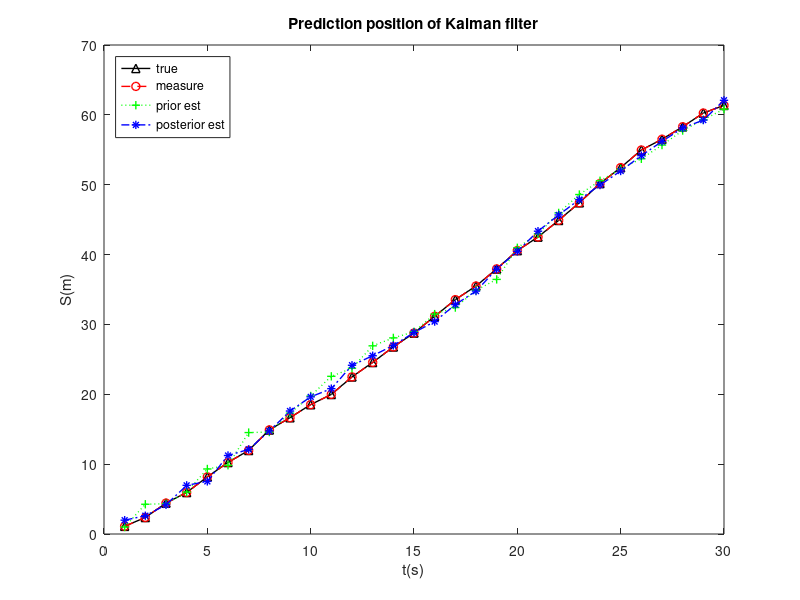
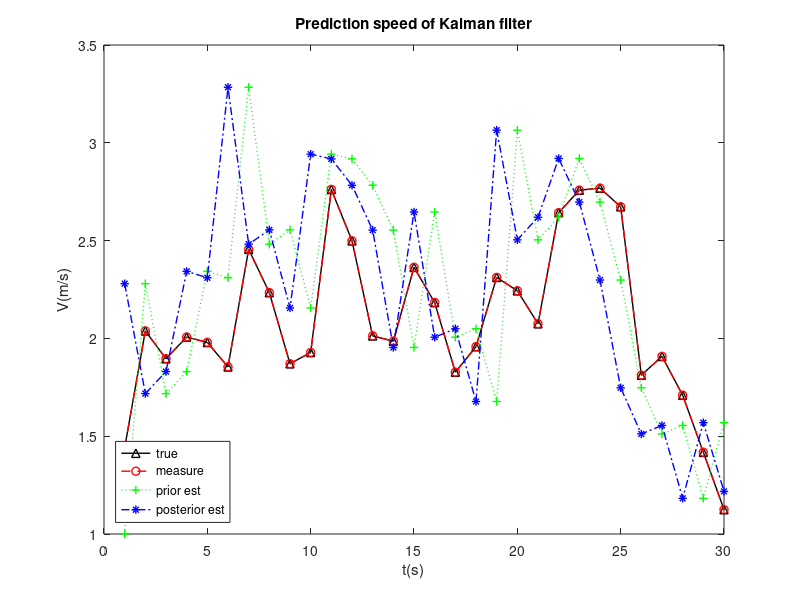

The MATLAB source for these figures, in order:
clc 
clear all
close  all;

%% 迭代设定
delta_t=1;%采样周期   
step=1:delta_t:30;%迭代第一步，采样周期和最后一步
N =length(step);%迭代次数

%%  矩阵的设定
A=[1 1;0 1];%状态转移矩阵（表示状态变量从上一步到这一步的变化）
B=[]; %控制输入矩阵
H=[1 0;0 1];%实际测量的状态转移矩阵（表示状态变量到测量变量的转移过程）

Q=[0.1 0;0 0.1];%过程噪声（表示模型的不确定性）
R=[1 0;0 1];%测量噪声（表示测量的不确定性）

% 初始化
X0=[0;1];%初始位置和速度
P0=[1,0;0,1];%状态估计误差的协方差矩阵初始化
X_true=X0; %状态实际值初始化
X_posterior=X0;%后验估计初始化
P_posterior=P0;%后验状态估计误差的协方差矩阵初始化

%开始记录状态变量
speed_true = [];
position_true = [];

speed_measure = [];
position_measure = [];

speed_prior_est = [];
position_prior_est = [];

speed_posterior_est = [];
position_posterior_est = [];

%%Kalman filter的预测和校正的迭代过程
for i=1:N
    %生成真实值并保存
    w=sqrt(0.1)*randn(2,1);%生成方差（统计学中的方差相当于工程上的误差）为0.1,均值为0，服从高斯分布的过程噪声（2*1维）
    X_true=A*X_true+w;
    position_true(i,1)=X_true(1); %保存这一步的真实位置
    speed_true(i,1)=X_true(2); %保存这一步的真实速度
    
    %生成测量值
    v=sqrt(1)*randn(2,1); %生成方差为1,均值为0，服从高斯分布的测量噪声（2*1维）
    Z_measure=H*X_true+v; %状态变量的测量值=真值+测量噪声（这是仿真数据，实际中应直接通过实验采集的数据值作为测量值）
    position_measure(i,1)=X_true(1);
    speed_measure(i,1)=X_true(2);
    
    %先验估计
    X_prior=A*X_posterior; %①
    position_prior_est(i,1)=X_prior(1);
    speed_prior_est(i,1)=X_prior(2);
    
    %计算先验状态估计误差的协方差矩阵
    P_prior=A*P_posterior*A'+Q ; %②
    
    %计算卡尔曼增益
    K = (P_prior * H')/(H * P_prior * H' + R);  %③
    
    %后验估计
    X_posterior=X_prior+K*(Z_measure-H*X_prior);  %④
    position_posterior_est(i,1)=X_posterior(1);
    speed_posterior_est(i,1)=X_posterior(2);
    
    %更新状态估计误差的协方差矩阵
    Pk = (eye(2)-K*H)*P_prior;  %⑤
end




%% 可视化
figure %位置可视化
plot(step,position_true,'-^k','linewidth',1);
hold on
plot(step,position_measure,'--or','linewidth',1);
hold on
plot(step,position_prior_est,':+g','linewidth',1);
hold on
plot(step,position_posterior_est,'-.*b','linewidth',1);
legend('true','measure','prior est','posterior est','Location','Northwest');
xlabel('t(s)')
ylabel('S(m)')
title('Prediction position of Kalman filter');

figure%速度可视化
plot(step,speed_true,'-^k','linewidth',1);
hold on
plot(step,speed_measure,'--or','linewidth',1);
hold on
plot(step,speed_prior_est,':+g','linewidth',1);
hold on
plot(step,speed_posterior_est,'-.*b','linewidth',1);
legend('true','measure','prior est','posterior est','Location','Southwest');
xlabel('t(s)')
ylabel('V(m/s)')
title('Prediction speed of Kalman filter');